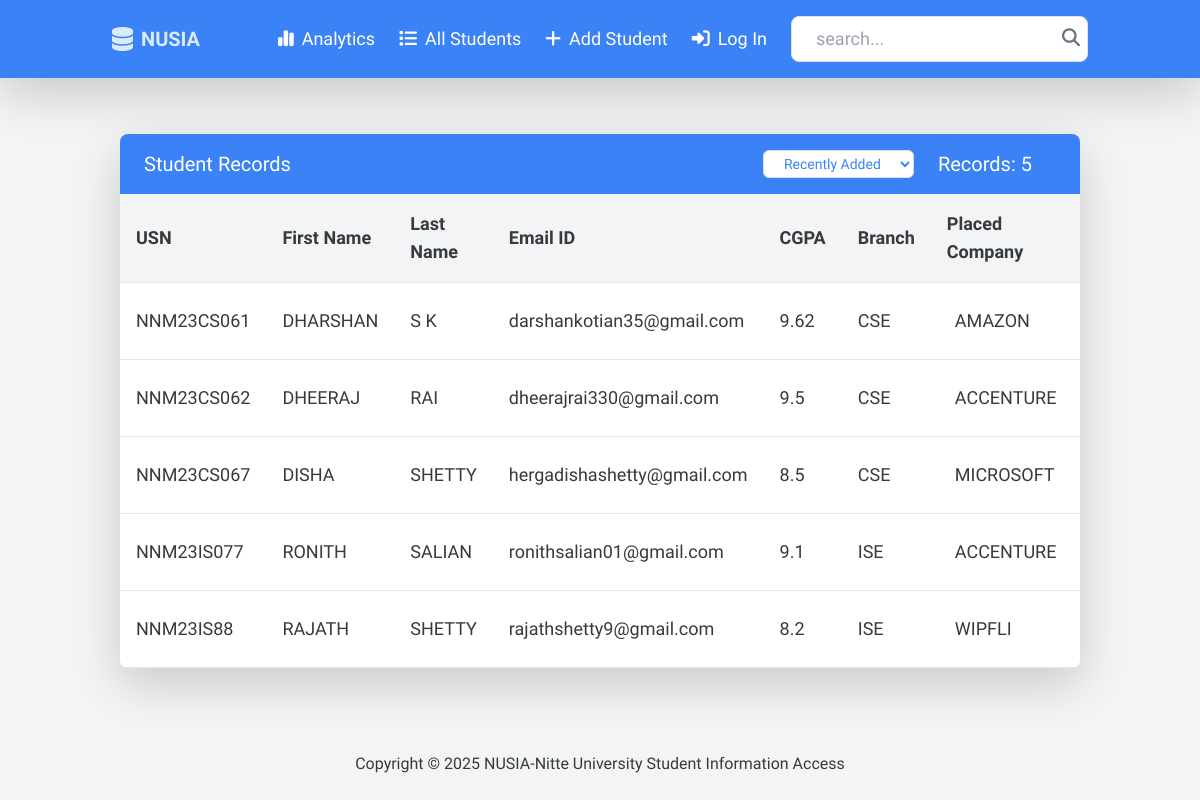
Before: / with the older database file.
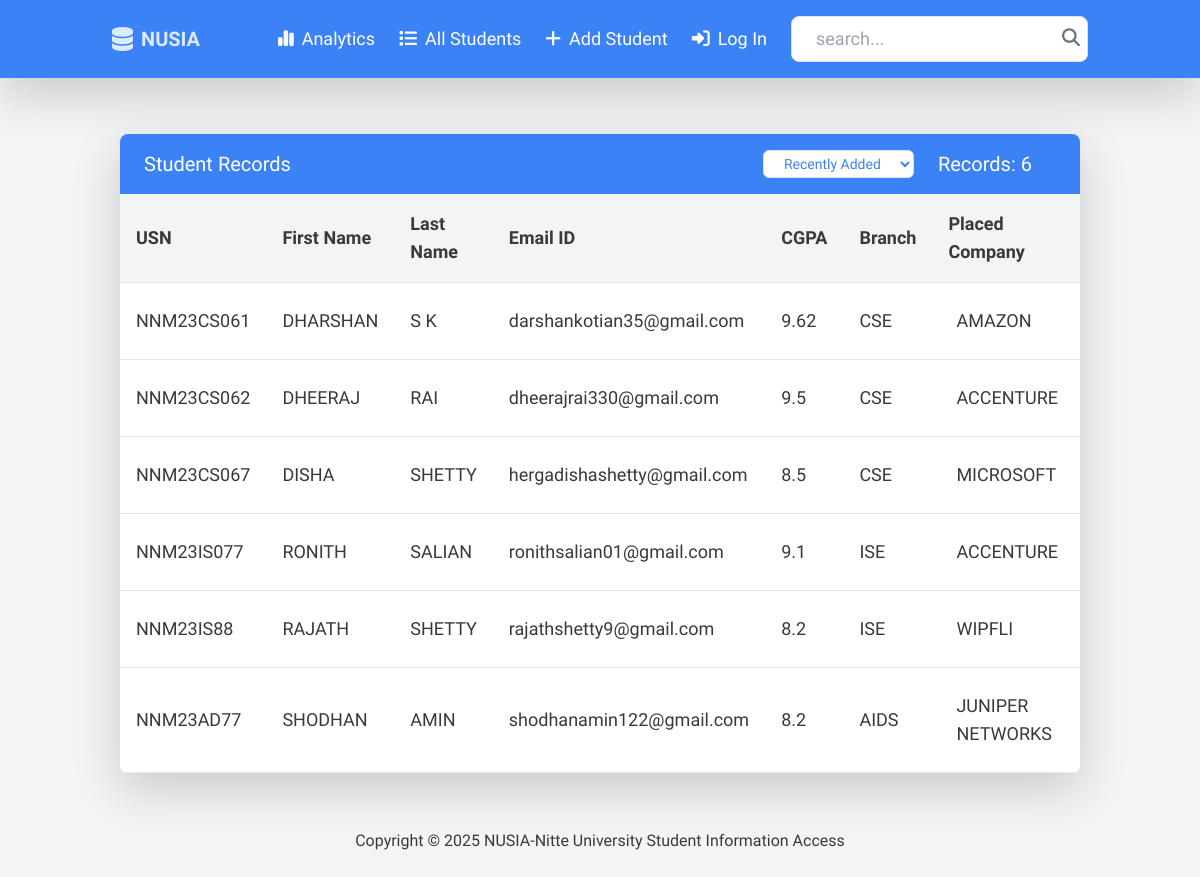
After: the same page with the newer database file.
### info/models.py (models this page shows, shortened)
class Student(models.Model):
    usn = models.CharField(max_length=50, unique=True)
    first_name = models.CharField(max_length=50)
    last_name = models.CharField(max_length=50)
    email_id = models.EmailField(null=True , max_length=100)
    branch = models.CharField(max_length=50)
    placed_company = models.CharField(max_length=100)
    cgpa = models.FloatField()
    avatar = models.ImageField(upload_to="static/images",null=True, default="static/images/avatar.svg", blank=True)
    updated = models.DateTimeField(auto_now=True) # Takes time stamp every time a user submits or saves.
    created = models.DateTimeField(auto_now_add=True) #Takes time stamp when we first submit or save(created time).
    def save(self, *args, **kwargs):
        self.full_clean()
        if self.placed_company:
            self.placed_company = self.placed_company.strip().upper()
        if self.branch:
            self.branch = self.branch.strip().upper()
        super().save(*args, **kwargs)
    class Meta:
        ordering = ['-updated', '-created']

### info/views.py (the view)
# urls.py: 2. Add a URL to urlpatterns:  path('', views.home, name='home')
def home(request):
    q = request.GET.get('q') if request.GET.get('q') != None else ''
    sort= request.GET.get('sort')
    students = Student.objects.filter(
        Q(usn__icontains=q) |
        Q(placed_company__icontains=q) |
        Q(branch__icontains=q) |
        Q(cgpa__icontains = q) |
        Q(first_name__icontains = q) |
        Q(last_name__icontains = q)
    )
    if sort=="cgpa":
        students=students.order_by("-cgpa")
    elif sort=="recent":
        students=students.order_by('-created')
    else:
        students=students.order_by('created')
    context =  {'students':students, 'sort':sort}
    return render(request , 'info/home.html', context)

### info/templates/info/home.html (shortened to what this page needs)
{% extends "main.html" %} {% block content %}
<div class="container mx-auto p-8 my-4">
  {% if students %}
  <div class="bg-white shadow-lg rounded-lg overflow-hidden">
    <div
      class="px-6 py-3 bg-blue-500 text-white text-xl font-medium flex justify-between"
    >
      <span>Student Records</span>
      <div class="flex">
        <div class="flex items-center space-x-3 text-sm">
          <select onchange="window.location.href=this.value" class="bg-white text-blue-500 border px-3 py-1 rounded">
            <option value="?sort=recent" {% if sort == 'recent' or not sort %}selected{% endif %}>
              Recently Added
            </option>
          </select>
        </div>
        <span class="text-end px-4">Records: {{students|length }}</span>
      </div>
    </div>
    <div class="overflow-x-auto">
      <table
        class="w-full border-collapse bg-white text-left shadow-md text-lg"
      >
        <thead>
          <tr class="bg-gray-100 border-b">
            <th class="p-3">USN</th>
            <th class="p-3">First Name</th>
            <th class="p-3">Last Name</th>
            <th class="p-3">Email ID</th>
            <th class="p-3">CGPA</th>
            <th class="p-3">Branch</th>
            <th class="p-3">Placed Company</th>
          </tr>
        </thead>
        <tbody>
          {% for student in students %}
          <tr
            class="border-b hover:bg-gray-100 transition clickable-row cursor-pointer text-[18px]"
            data-href="{% url 'stud-profile' student.id %}"
          >
            <td class="p-3">{{ student.usn |upper }}</td>
            <td class="p-3">{{ student.first_name | upper }}</td>
            <td class="p-3">{{ student.last_name | upper }}</td>
            <td class="p-3">{{ student.email_id}}</td>
            <td class="p-3">{{ student.cgpa | upper }}</td>
            <td class="p-3">{{ student.branch  | upper }}</td>
            <td class="p-4">{{ student.placed_company  | upper}}</td>
          </tr>
          {% endfor %}
        </tbody>
      </table>
    </div>
  </div>
  {% else %}
  <h5
    class="mt-6 p-4 text-center bg-blue-100 text-blue-600 font-medium rounded-lg"
  >
    No Student Records Found
  </h5>
  {% endif %}
</div>
{% include "footer.html" %}
{% endblock content %}

Changed rows visible on the page:
added Student: usn "NNM23AD77", first_name "SHODHAN", last_name "AMIN", email_id "shodhanamin122@gmail.com", cgpa "8.2", branch "AIDS", placed_company "JUNIPER NETWORKS"
Other visible differences:
{{ students|length }}: "5" → "6"
